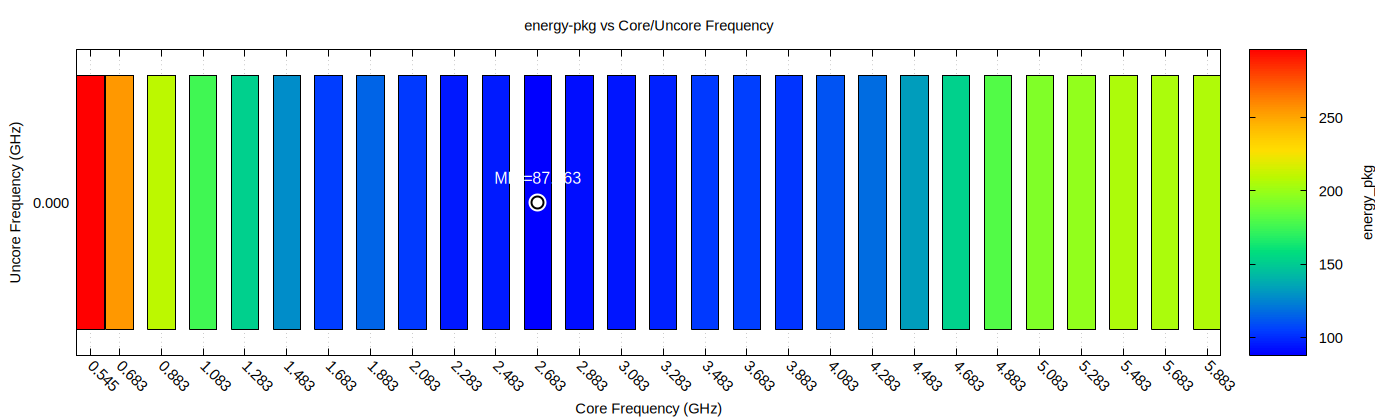

Write gnuplot code to recreate this figure.
set terminal pngcairo size 1400,420 noenhanced font 'Arial,11'
set output 'heatmap_energy_pkg.png'
set title 'energy-pkg vs Core/Uncore Frequency'
set xlabel 'Core Frequency (GHz)'
set ylabel 'Uncore Frequency (GHz)'
set cblabel 'energy_pkg' offset 2,0
set key off
set grid xtics
set palette rgbformulae 22,13,-31
set xtics ('0.545' 0.545, '0.683' 0.683, '0.883' 0.883, '1.083' 1.083, '1.283' 1.283, '1.483' 1.483, '1.683' 1.683, '1.883' 1.883, '2.083' 2.083, '2.283' 2.283, '2.483' 2.483, '2.683' 2.683, '2.883' 2.883, '3.083' 3.083, '3.283' 3.283, '3.483' 3.483, '3.683' 3.683, '3.883' 3.883, '4.083' 4.083, '4.283' 4.283, '4.483' 4.483, '4.683' 4.683, '4.883' 4.883, '5.083' 5.083, '5.283' 5.283, '5.483' 5.483, '5.683' 5.683, '5.883' 5.883) rotate by -45
set ytics ('0.000' 0.000)
set yrange [-0.108:0.108]
unset cbrange
set autoscale cbfix
w = 0.065550
h = 0.090000
plot 'heatmap_energy_pkg.dat' using 1:2:($1-w):($1+w):($2-h):($2+h):3 with boxxyerrorbars palette fs solid 1.0 border lc rgb 'black' notitle, \
     'heatmap_energy_pkg_min.dat' using 1:2 with points pt 7 ps 2.5 lc rgb 'white' lw 3 notitle, \
     'heatmap_energy_pkg_min.dat' using 1:2 with points pt 6 ps 2.0 lc rgb 'black' lw 2 notitle, \
     'heatmap_energy_pkg_min.dat' using 1:2:(sprintf('MIN=%.3f', $3)) with labels offset 0,1.5 tc rgb 'white' font ',12' notitle
